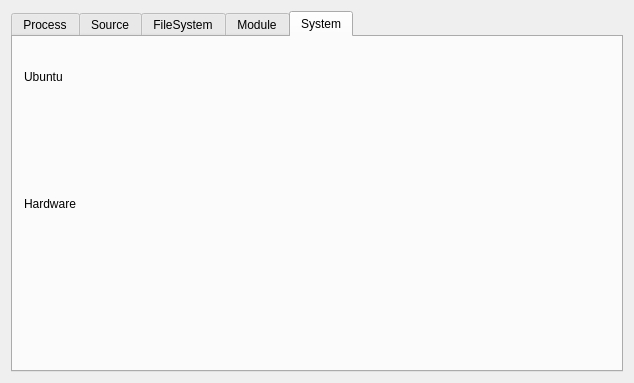
<?xml version="1.0" encoding="UTF-8"?>
<ui version="4.0">
 <class>MainWindow</class>
 <widget class="QMainWindow" name="MainWindow">
  <property name="geometry">
   <rect>
    <x>0</x>
    <y>0</y>
    <width>634</width>
    <height>383</height>
   </rect>
  </property>
  <property name="windowTitle">
   <string>Monitor</string>
  </property>
  <property name="windowIcon">
   <iconset>
    <normaloff>icon.jpg</normaloff>icon.jpg</iconset>
  </property>
  <widget class="QWidget" name="centralWidget">
   <layout class="QHBoxLayout" name="horizontalLayout">
    <item>
     <widget class="QTabWidget" name="tabWidget">
      <property name="tabShape">
       <enum>QTabWidget::Rounded</enum>
      </property>
      <property name="currentIndex">
       <number>4</number>
      </property>
      <property name="iconSize">
       <size>
        <width>16</width>
        <height>16</height>
       </size>
      </property>
      <widget class="QWidget" name="process">
       <attribute name="title">
        <string>Process</string>
       </attribute>
       <layout class="QGridLayout" name="gridLayout_2">
        <item row="0" column="0">
         <widget class="QTableWidget" name="process_table">
          <property name="frameShape">
           <enum>QFrame::Panel</enum>
          </property>
          <property name="frameShadow">
           <enum>QFrame::Raised</enum>
          </property>
          <property name="lineWidth">
           <number>1</number>
          </property>
         </widget>
        </item>
       </layout>
      </widget>
      <widget class="QWidget" name="source">
       <attribute name="title">
        <string>Source</string>
       </attribute>
       <layout class="QGridLayout" name="gridLayout_5">
        <item row="0" column="0">
         <widget class="QWidget" name="cpu_widget" native="true">
          <widget class="QWidget" name="verticalLayoutWidget">
           <property name="geometry">
            <rect>
             <x>170</x>
             <y>30</y>
             <width>411</width>
             <height>271</height>
            </rect>
           </property>
           <layout class="QVBoxLayout" name="verticalLayout">
            <item>
             <layout class="QHBoxLayout" name="memory_layout">
              <item>
               <widget class="QLabel" name="label_2">
                <property name="text">
                 <string>内存</string>
                </property>
                <property name="alignment">
                 <set>Qt::AlignCenter</set>
                </property>
               </widget>
              </item>
              <item>
               <widget class="QProgressBar" name="memory_Bar">
                <property name="value">
                 <number>0</number>
                </property>
               </widget>
              </item>
             </layout>
            </item>
            <item>
             <layout class="QHBoxLayout" name="horizontalLayout_4">
              <item>
               <widget class="QLabel" name="memory_data">
                <property name="text">
                 <string/>
                </property>
                <property name="alignment">
                 <set>Qt::AlignCenter</set>
                </property>
               </widget>
              </item>
             </layout>
            </item>
            <item>
             <layout class="QHBoxLayout" name="swap_layout">
              <item>
               <widget class="QLabel" name="label_3">
                <property name="text">
                 <string>交换</string>
                </property>
                <property name="alignment">
                 <set>Qt::AlignCenter</set>
                </property>
               </widget>
              </item>
              <item>
               <widget class="QProgressBar" name="swap_Bar">
                <property name="value">
                 <number>0</number>
                </property>
               </widget>
              </item>
             </layout>
            </item>
            <item>
             <layout class="QHBoxLayout" name="horizontalLayout_5">
              <item>
               <widget class="QLabel" name="swap_data">
                <property name="text">
                 <string/>
                </property>
                <property name="alignment">
                 <set>Qt::AlignCenter</set>
                </property>
               </widget>
              </item>
             </layout>
            </item>
            <item>
             <layout class="QHBoxLayout" name="net_layout">
              <item>
               <widget class="QLabel" name="recv_label">
                <property name="text">
                 <string/>
                </property>
                <property name="alignment">
                 <set>Qt::AlignCenter</set>
                </property>
                <property name="wordWrap">
                 <bool>true</bool>
                </property>
               </widget>
              </item>
              <item>
               <widget class="QLabel" name="recv_data">
                <property name="text">
                 <string/>
                </property>
                <property name="alignment">
                 <set>Qt::AlignCenter</set>
                </property>
               </widget>
              </item>
              <item>
               <widget class="QLabel" name="send_label">
                <property name="text">
                 <string/>
                </property>
                <property name="alignment">
                 <set>Qt::AlignCenter</set>
                </property>
               </widget>
              </item>
              <item>
               <widget class="QLabel" name="send_data">
                <property name="text">
                 <string/>
                </property>
                <property name="alignment">
                 <set>Qt::AlignCenter</set>
                </property>
               </widget>
              </item>
             </layout>
            </item>
           </layout>
          </widget>
          <widget class="QWidget" name="layoutWidget">
           <property name="geometry">
            <rect>
             <x>9</x>
             <y>9</y>
             <width>141</width>
             <height>301</height>
            </rect>
           </property>
           <layout class="QVBoxLayout" name="cpu_layout">
            <property name="sizeConstraint">
             <enum>QLayout::SetNoConstraint</enum>
            </property>
            <item>
             <layout class="QHBoxLayout" name="cpu_layout_1">
              <item>
               <widget class="QLabel" name="text_label_1">
                <property name="text">
                 <string/>
                </property>
                <property name="alignment">
                 <set>Qt::AlignCenter</set>
                </property>
               </widget>
              </item>
              <item>
               <widget class="QLabel" name="color_label_1">
                <property name="text">
                 <string/>
                </property>
                <property name="alignment">
                 <set>Qt::AlignCenter</set>
                </property>
               </widget>
              </item>
             </layout>
            </item>
            <item>
             <layout class="QHBoxLayout" name="cpu_layout_2">
              <item>
               <widget class="QLabel" name="text_label_2">
                <property name="text">
                 <string/>
                </property>
                <property name="alignment">
                 <set>Qt::AlignCenter</set>
                </property>
               </widget>
              </item>
              <item>
               <widget class="QLabel" name="color_label_2">
                <property name="text">
                 <string/>
                </property>
                <property name="alignment">
                 <set>Qt::AlignCenter</set>
                </property>
               </widget>
              </item>
             </layout>
            </item>
            <item>
             <layout class="QHBoxLayout" name="cpu_layout_3">
              <item>
               <widget class="QLabel" name="text_label_3">
                <property name="text">
                 <string/>
                </property>
                <property name="alignment">
                 <set>Qt::AlignCenter</set>
                </property>
               </widget>
              </item>
              <item>
               <widget class="QLabel" name="color_label_3">
                <property name="text">
                 <string/>
                </property>
                <property name="alignment">
                 <set>Qt::AlignCenter</set>
                </property>
               </widget>
              </item>
             </layout>
            </item>
            <item>
             <layout class="QHBoxLayout" name="cpu_layout_4">
              <item>
               <widget class="QLabel" name="text_label_4">
                <property name="text">
                 <string/>
                </property>
                <property name="alignment">
                 <set>Qt::AlignCenter</set>
                </property>
               </widget>
              </item>
              <item>
               <widget class="QLabel" name="color_label_4">
                <property name="text">
                 <string/>
                </property>
                <property name="alignment">
                 <set>Qt::AlignCenter</set>
                </property>
               </widget>
              </item>
             </layout>
            </item>
           </layout>
          </widget>
         </widget>
        </item>
       </layout>
      </widget>
      <widget class="QWidget" name="filesystem">
       <attribute name="title">
        <string>FileSystem</string>
       </attribute>
       <layout class="QGridLayout" name="gridLayout_4">
        <item row="0" column="0">
         <widget class="QTableWidget" name="file_table"/>
        </item>
       </layout>
      </widget>
      <widget class="QWidget" name="module">
       <attribute name="title">
        <string>Module</string>
       </attribute>
       <layout class="QGridLayout" name="gridLayout_3">
        <item row="0" column="0">
         <widget class="QTableWidget" name="module_table"/>
        </item>
       </layout>
      </widget>
      <widget class="QWidget" name="system">
       <attribute name="title">
        <string>System</string>
       </attribute>
       <layout class="QGridLayout" name="gridLayout">
        <item row="0" column="0">
         <layout class="QGridLayout" name="SystemLayout">
          <property name="sizeConstraint">
           <enum>QLayout::SetFixedSize</enum>
          </property>
          <item row="0" column="0">
           <widget class="QLabel" name="ubuntu">
            <property name="text">
             <string>Ubuntu</string>
            </property>
           </widget>
          </item>
          <item row="2" column="0">
           <widget class="QLabel" name="handware">
            <property name="text">
             <string>Hardware</string>
            </property>
           </widget>
          </item>
          <item row="3" column="0">
           <widget class="QLabel" name="cpuinfo_label">
            <property name="text">
             <string/>
            </property>
           </widget>
          </item>
          <item row="1" column="0">
           <widget class="QLabel" name="ubuntu_label">
            <property name="text">
             <string/>
            </property>
            <property name="textFormat">
             <enum>Qt::PlainText</enum>
            </property>
           </widget>
          </item>
          <item row="4" column="0">
           <widget class="QLabel" name="memory_label">
            <property name="text">
             <string/>
            </property>
           </widget>
          </item>
         </layout>
        </item>
       </layout>
      </widget>
     </widget>
    </item>
   </layout>
  </widget>
 </widget>
 <layoutdefault spacing="6" margin="11"/>
 <resources/>
 <connections/>
</ui>
